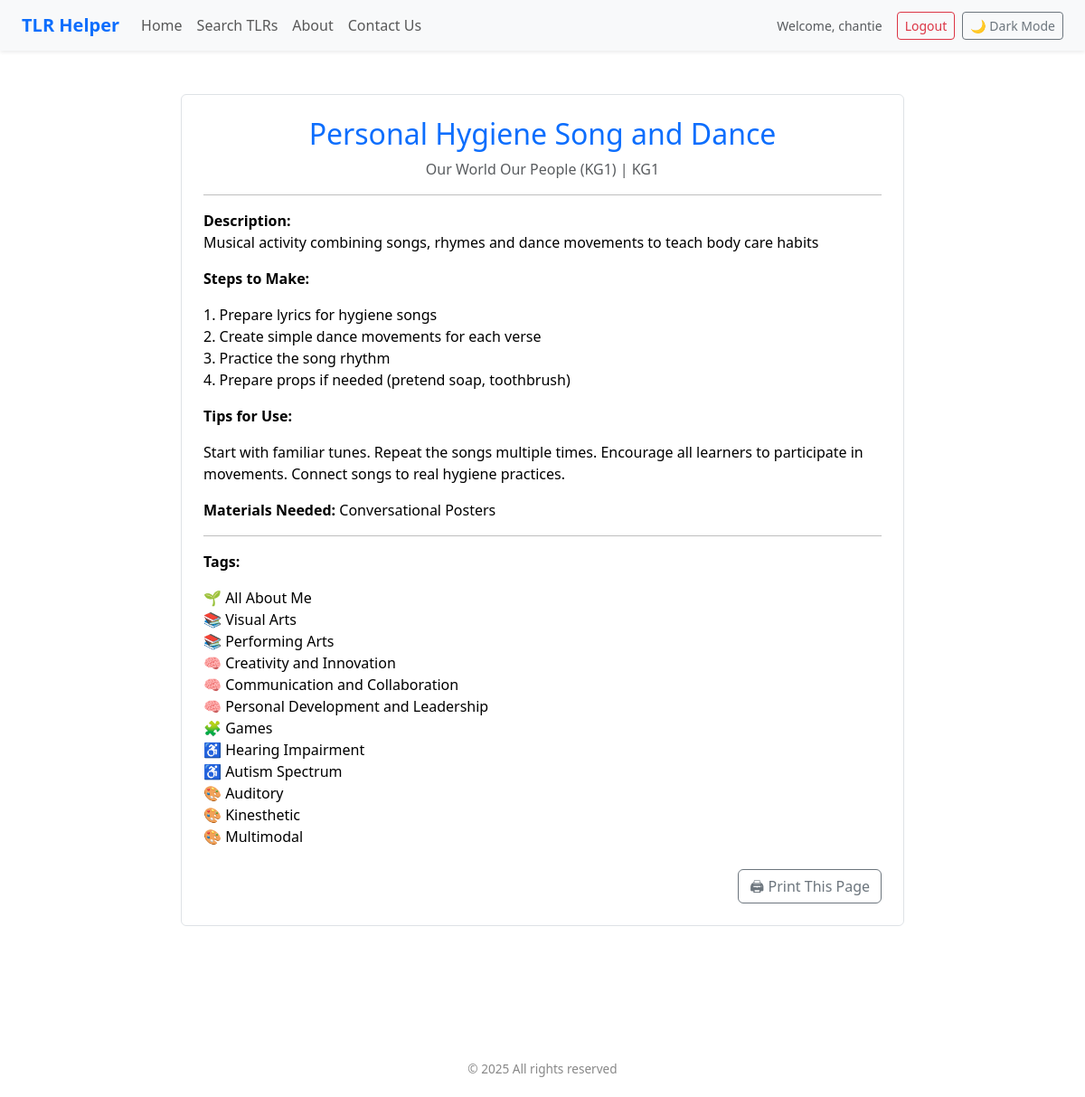
Page /print/3/ (signed in) on the committed database.
### suggestor/models.py (models this page shows, shortened)
class Tlr(models.Model):
    class_level = models.ForeignKey(ClassLevel, on_delete=models.CASCADE)
    subject = ChainedForeignKey(
        Subject,
        chained_field="class_level",
        chained_model_field="class_level",
        show_all=False,
        auto_choose=True,
        sort=True,
        null=True,
        blank=True,
        on_delete=models.CASCADE
    )
    term = models.PositiveSmallIntegerField(null=True, blank=True)
    strand = models.ForeignKey(Strand, on_delete=models.CASCADE, null=True, blank=True)
    substrand = models.ForeignKey(SubStrand, on_delete=models.CASCADE, null=True, blank=True)
    indicator = models.ForeignKey(Indicator, on_delete=models.CASCADE, null=True, blank=True)
    standard = models.ForeignKey(ContentStandard, on_delete=models.CASCADE, null=True, blank=True)
    themes = models.ManyToManyField(Theme, blank=True)
    key_learning_areas = models.ManyToManyField(KeyLearningArea, blank=True)
    competencies = models.ManyToManyField(CoreCompetency, blank=True)
    resource_types = models.ManyToManyField(ResourceType, blank=True)
    goals = models.ManyToManyField(GoalTag, blank=True)
    title = models.CharField(max_length=120)
    brief_description = models.TextField()
    materials = models.ManyToManyField(Material, blank=True)
    time_needed = models.CharField(max_length=10, choices=TIME_NEEDED_CHOICES, default="lesson")
    steps_to_make = models.TextField(blank=True)
    tips_for_use = models.TextField(blank=True)
    intended_use = models.CharField(max_length=20, choices=INTENDED_CHOICES, blank=True, null=True)
    tlr_type = models.CharField(max_length=20, choices=TLR_TYPES, blank=True, null=True)
    special_needs = models.ManyToManyField(SpecialNeed, blank=True)
    learning_styles = models.ManyToManyField(LearningStyle, blank=True)
    class_size = models.CharField(max_length=10, choices=CLASS_SIZE_BANDS, blank=True, null=True)
    bloom_level = models.CharField(max_length=20, choices=BLOOM_LEVELS, blank=True, null=True)
    budget_band = models.CharField(max_length=20, choices=BUDGET_BANDS, blank=True, null=True)
    learning_outcome = models.TextField(blank=True)
    search_keywords = models.TextField(blank=True)
    slug = models.SlugField(blank=True, unique=True)
    created_by = models.ForeignKey(User, on_delete=models.SET_NULL, null=True, blank=True)
    last_updated = models.DateTimeField(auto_now=True)
    is_published = models.BooleanField(default=False)
    download_count = models.PositiveIntegerField(default=0)

class Subject(models.Model):
    class_level = models.ForeignKey(ClassLevel, on_delete=models.CASCADE)
    title = models.CharField(max_length=120)
    def __str__(self):
        return f"{self.title} ({self.class_level})"

class ClassLevel(models.Model):
    code = models.CharField(max_length=5, unique=True)
    name = models.CharField(max_length=20)
    def __str__(self):
        return self.name

class Material(models.Model):
    name = models.CharField(max_length=40, unique=True)
    def __str__(self):
        return self.name

class Theme(models.Model):
    title = models.CharField(max_length=120, unique=True)
    def __str__(self):
        return self.title

class KeyLearningArea(models.Model):
    title = models.CharField(max_length=120, unique=True)
    def __str__(self):
        return self.title

class CoreCompetency(models.Model):
    title = models.CharField(max_length=60, unique=True)
    def __str__(self):
        return self.title

class ResourceType(models.Model):
    title = models.CharField(max_length=60, unique=True)
    def __str__(self):
        return self.title

class SpecialNeed(models.Model):
    name = models.CharField(max_length=100, unique=True)
    description = models.TextField(blank=True)
    def __str__(self):
        return self.name

class LearningStyle(models.Model):
    name = models.CharField(max_length=100, unique=True)
    description = models.TextField(blank=True)
    def __str__(self):
        return self.name

### suggestor/views.py (the view)
# urls.py: path("print/<int:pk>/", v.print_view, name="print_tlr"),
@login_required
def print_view(request, pk):
    tlr = get_object_or_404(Tlr, pk=pk)
    return render(request, "print_tlr.html", {"tlr": tlr})

### suggestor/templates/print_tlr.html (shortened to what this page needs)
{% extends "base.html" %}
{% block content %}
<div class="container py-5">
  <div class="border p-4 rounded" style="max-width: 800px; margin: auto;">
    <h2 class="text-center text-primary">{{ tlr.title }}</h2>
    <p class="text-muted text-center">{{ tlr.subject }} | {{ tlr.class_level }}</p>
    <hr>
    <p><strong>Description:</strong><br>{{ tlr.brief_description }}</p>
    {% if tlr.steps_to_make %}
      <p><strong>Steps to Make:</strong><br>{{ tlr.steps_to_make|linebreaks }}</p>
    {% endif %}
    {% if tlr.tips_for_use %}
      <p><strong>Tips for Use:</strong><br>{{ tlr.tips_for_use|linebreaks }}</p>
    {% endif %}
    {% if tlr.materials.all %}
      <p><strong>Materials Needed:</strong> {{ tlr.materials.all|join:", " }}</p>
    {% endif %}
    <hr>
    <p><strong>Tags:</strong></p>
    <ul class="list-unstyled">
      {% for tag in tlr.themes.all %}<li>🌱 {{ tag }}</li>{% endfor %}
      {% for tag in tlr.key_learning_areas.all %}<li>📚 {{ tag }}</li>{% endfor %}
      {% for tag in tlr.competencies.all %}<li>🧠 {{ tag }}</li>{% endfor %}
      {% for tag in tlr.resource_types.all %}<li>🧩 {{ tag }}</li>{% endfor %}
      {% for tag in tlr.special_needs.all %}<li>♿ {{ tag }}</li>{% endfor %}
      {% for tag in tlr.learning_styles.all %}<li>🎨 {{ tag }}</li>{% endfor %}
    </ul>
    <div class="text-end mt-4">
      <button class="btn btn-outline-secondary" onclick="window.print()">
        🖨 Print This Page
      </button>
    </div>
  </div>
</div>
{% endblock %}

### suggestor/templates/base.html (shortened to what this page needs)
{% load static %}
<!DOCTYPE html>
<html lang="en">
<head>
  <link href="https://cdn.jsdelivr.net/npm/bootstrap@5.3.2/dist/css/bootstrap.min.css" rel="stylesheet">
  <link href="https://cdn.jsdelivr.net/npm/bootstrap-icons@1.10.5/font/bootstrap-icons.css" rel="stylesheet">
  <link href="https://cdn.jsdelivr.net/npm/select2@4.1.0-rc.0/dist/css/select2.min.css" rel="stylesheet" />
</head>
<body class="d-flex flex-column min-vh-100">
<nav class="navbar navbar-expand-lg navbar-light bg-light shadow-sm sticky-top">
  <div class="container-fluid px-4">
    <a class="navbar-brand fw-bold text-primary" href="{% url 'welcome' %}">TLR Helper</a>
    <div class="collapse navbar-collapse justify-content-between" id="navbarNav">
      <ul class="navbar-nav me-auto mb-2 mb-lg-0">
        <li class="nav-item"><a class="nav-link" href="{% url 'welcome' %}">Home</a></li>
        <li class="nav-item"><a class="nav-link" href="{% url 'route_select' %}">Search TLRs</a></li>
        <li class="nav-item"><a class="nav-link" href="{% url 'about' %}">About</a></li>
        <li class="nav-item"><a class="nav-link" href="{% url 'contact' %}">Contact Us</a></li>
      </ul>
      <div class="d-flex align-items-center gap-2">
        {% if user.is_authenticated %}
          <span class="text-muted small me-2">Welcome, {{ user.username }}</span>
          <form method="post" action="{% url 'logout' %}" class="d-inline">
          <button type="submit" class="btn btn-sm btn-outline-danger">Logout</button>
          </form>
        {% else %}
          <a class="btn btn-sm btn-outline-primary" href="{% url 'login' %}">Login</a>
        {% endif %}
        <button id="darkToggle" class="btn btn-sm btn-outline-secondary">
        </button>
      </div>
    </div>
  </div>
</nav>
  <main class="flex-grow-1">
    {% block content %}{% endblock %}
  </main>
  <footer>
    © <span id="footer-year"></span> All rights reserved
  </footer>
</body>
</html>

### suggestor/templates/base.html (style rules this page uses)
body { background-color: #ffffff; color: #000000; font-family: "Segoe UI", sans-serif; transition: background-color 0.3s, color 0.3s; }
.badge-light, .bg-light, .bg-white, .bg-secondary, .bg-warning { color: #000 !important; }
footer { text-align: center; margin-top: 80px; padding: 20px 0; font-size: 0.85rem; color: #888; }

### rows in the picture
Tlr: title "Personal Hygiene Song and Dance", subject "Our World Our People (KG1)", class_level "KG1", brief_description "Musical activity combining songs, rhymes and dance movements to teach body care habits", steps_to_make "1. Prepare lyrics for hygiene songs 2. Create simple dance movements for each verse 3. Practice the song rhythm 4. Prepare props if needed (pretend soap, toothbrush)", tips_for_use "Start with familiar tunes. Repeat the songs multiple times. Encourage all learners to participate in movements. Connect songs to real hygiene practices.", materials.all "Conversational Posters"
Theme: title "All About Me"
KeyLearningArea: title "Visual Arts"
KeyLearningArea: title "Performing Arts"
CoreCompetency: title "Creativity and Innovation"
CoreCompetency: title "Communication and Collaboration"
CoreCompetency: title "Personal Development and Leadership"
ResourceType: title "Games"
SpecialNeed: name "Hearing Impairment"
SpecialNeed: name "Autism Spectrum"
LearningStyle: name "Auditory"
LearningStyle: name "Kinesthetic"
LearningStyle: name "Multimodal"

### other values in the picture
{{ user.username }} "chantie"
